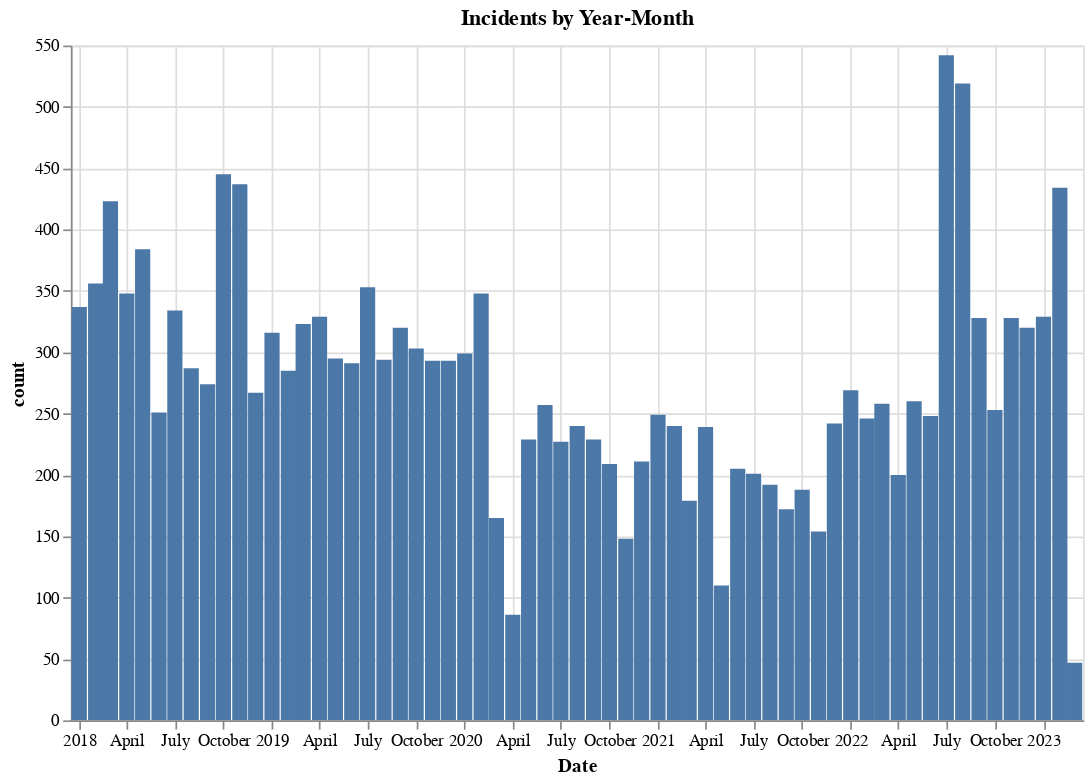

This figure's notebook cell:
### Code cell
base = alt.Chart(counts).mark_bar(size=9).encode(
    alt.X('incident_date:T',title='Date'),
    y='count',
    tooltip = [alt.Tooltip('incident_date_2',title = 'Date'),alt.Tooltip('count',title='Drug Arrests')]
).properties(
    width=600,
    height=400,
    title='Incidents by Year-Month'
)

base.interactive()

### Figure 1 — Vega-Lite specification as saved in the notebook (floating-point values rounded to 4 significant figures)
{"config": {"view": {"continuousWidth": 400, "continuousHeight": 300}}, "data": {"name": "data-09fa555d1c83c8a82b8855af93d836e2"}, "mark": {"type": "bar", "size": 9}, "encoding": {"tooltip": [{"field": "incident_date_2", "title": "Date", "type": "nominal"}, {"field": "count", "title": "Drug Arrests", "type": "quantitative"}], "x": {"field": "incident_date", "title": "Date", "type": "temporal"}, "y": {"field": "count", "type": "quantitative"}}, "height": 400, "selection": {"selector055": {"type": "interval", "bind": "scales", "encodings": ["x", "y"]}}, "title": "Incidents by Year-Month", "width": 600, "$schema": "https://vega.github.io/schema/vega-lite/v4.17.0.json", "datasets": {"data-09fa555d1c83c8a82b8855af93d836e2": [{"incident_date": "2018-01", "count": 337, "incident_date_2": "2018-01"}, {"incident_date": "2018-02", "count": 356, "incident_date_2": "2018-02"}, {"incident_date": "2018-03", "count": 423, "incident_date_2": "2018-03"}, {"incident_date": "2018-04", "count": 348, "incident_date_2": "2018-04"}, {"incident_date": "2018-05", "count": 384, "incident_date_2": "2018-05"}, {"incident_date": "2018-06", "count": 251, "incident_date_2": "2018-06"}, {"incident_date": "2018-07", "count": 334, "incident_date_2": "2018-07"}, {"incident_date": "2018-08", "count": 287, "incident_date_2": "2018-08"}, {"incident_date": "2018-09", "count": 274, "incident_date_2": "2018-09"}, {"incident_date": "2018-10", "count": 445, "incident_date_2": "2018-10"}, {"incident_date": "2018-11", "count": 437, "incident_date_2": "2018-11"}, {"incident_date": "2018-12", "count": 267, "incident_date_2": "2018-12"}, {"incident_date": "2019-01", "count": 316, "incident_date_2": "2019-01"}, {"incident_date": "2019-02", "count": 285, "incident_date_2": "2019-02"}, {"incident_date": "2019-03", "count": 323, "incident_date_2": "2019-03"}, {"incident_date": "2019-04", "count": 329, "incident_date_2": "2019-04"}, {"incident_date": "2019-05", "count": 295, "incident_date_2": "2019-05"}, {"incident_date": "2019-06", "count": 291, "incident_date_2": "2019-06"}, {"incident_date": "2019-07", "count": 353, "incident_date_2": "2019-07"}, {"incident_date": "2019-08", "count": 294, "incident_date_2": "2019-08"}, {"incident_date": "2019-09", "count": 320, "incident_date_2": "2019-09"}, {"incident_date": "2019-10", "count": 303, "incident_date_2": "2019-10"}, {"incident_date": "2019-11", "count": 293, "incident_date_2": "2019-11"}, {"incident_date": "2019-12", "count": 293, "incident_date_2": "2019-12"}, {"incident_date": "2020-01", "count": 299, "incident_date_2": "2020-01"}, {"incident_date": "2020-02", "count": 348, "incident_date_2": "2020-02"}, {"incident_date": "2020-03", "count": 165, "incident_date_2": "2020-03"}, {"incident_date": "2020-04", "count": 86, "incident_date_2": "2020-04"}, {"incident_date": "2020-05", "count": 229, "incident_date_2": "2020-05"}, {"incident_date": "2020-06", "count": 257, "incident_date_2": "2020-06"}, {"incident_date": "2020-07", "count": 227, "incident_date_2": "2020-07"}, {"incident_date": "2020-08", "count": 240, "incident_date_2": "2020-08"}, {"incident_date": "2020-09", "count": 229, "incident_date_2": "2020-09"}, {"incident_date": "2020-10", "count": 209, "incident_date_2": "2020-10"}, {"incident_date": "2020-11", "count": 148, "incident_date_2": "2020-11"}, {"incident_date": "2020-12", "count": 211, "incident_date_2": "2020-12"}, {"incident_date": "2021-01", "count": 249, "incident_date_2": "2021-01"}, {"incident_date": "2021-02", "count": 240, "incident_date_2": "2021-02"}, {"incident_date": "2021-03", "count": 179, "incident_date_2": "2021-03"}, {"incident_date": "2021-04", "count": 239, "incident_date_2": "2021-04"}, {"incident_date": "2021-05", "count": 110, "incident_date_2": "2021-05"}, {"incident_date": "2021-06", "count": 205, "incident_date_2": "2021-06"}, {"incident_date": "2021-07", "count": 201, "incident_date_2": "2021-07"}, {"incident_date": "2021-08", "count": 192, "incident_date_2": "2021-08"}, {"incident_date": "2021-09", "count": 172, "incident_date_2": "2021-09"}, {"incident_date": "2021-10", "count": 188, "incident_date_2": "2021-10"}, {"incident_date": "2021-11", "count": 154, "incident_date_2": "2021-11"}, {"incident_date": "2021-12", "count": 242, "incident_date_2": "2021-12"}, {"incident_date": "2022-01", "count": 269, "incident_date_2": "2022-01"}, {"incident_date": "2022-02", "count": 246, "incident_date_2": "2022-02"}, {"incident_date": "2022-03", "count": 258, "incident_date_2": "2022-03"}, {"incident_date": "2022-04", "count": 200, "incident_date_2": "2022-04"}, {"incident_date": "2022-05", "count": 260, "incident_date_2": "2022-05"}, {"incident_date": "2022-06", "count": 248, "incident_date_2": "2022-06"}, {"incident_date": "2022-07", "count": 542, "incident_date_2": "2022-07"}, {"incident_date": "2022-08", "count": 519, "incident_date_2": "2022-08"}, {"incident_date": "2022-09", "count": 328, "incident_date_2": "2022-09"}, {"incident_date": "2022-10", "count": 253, "incident_date_2": "2022-10"}, {"incident_date": "2022-11", "count": 328, "incident_date_2": "2022-11"}, {"incident_date": "2022-12", "count": 320, "incident_date_2": "2022-12"}, {"incident_date": "2023-01", "count": 329, "incident_date_2": "2023-01"}, {"incident_date": "2023-02", "count": 434, "incident_date_2": "2023-02"}, {"incident_date": "2023-03", "count": 47, "incident_date_2": "2023-03"}]}}
